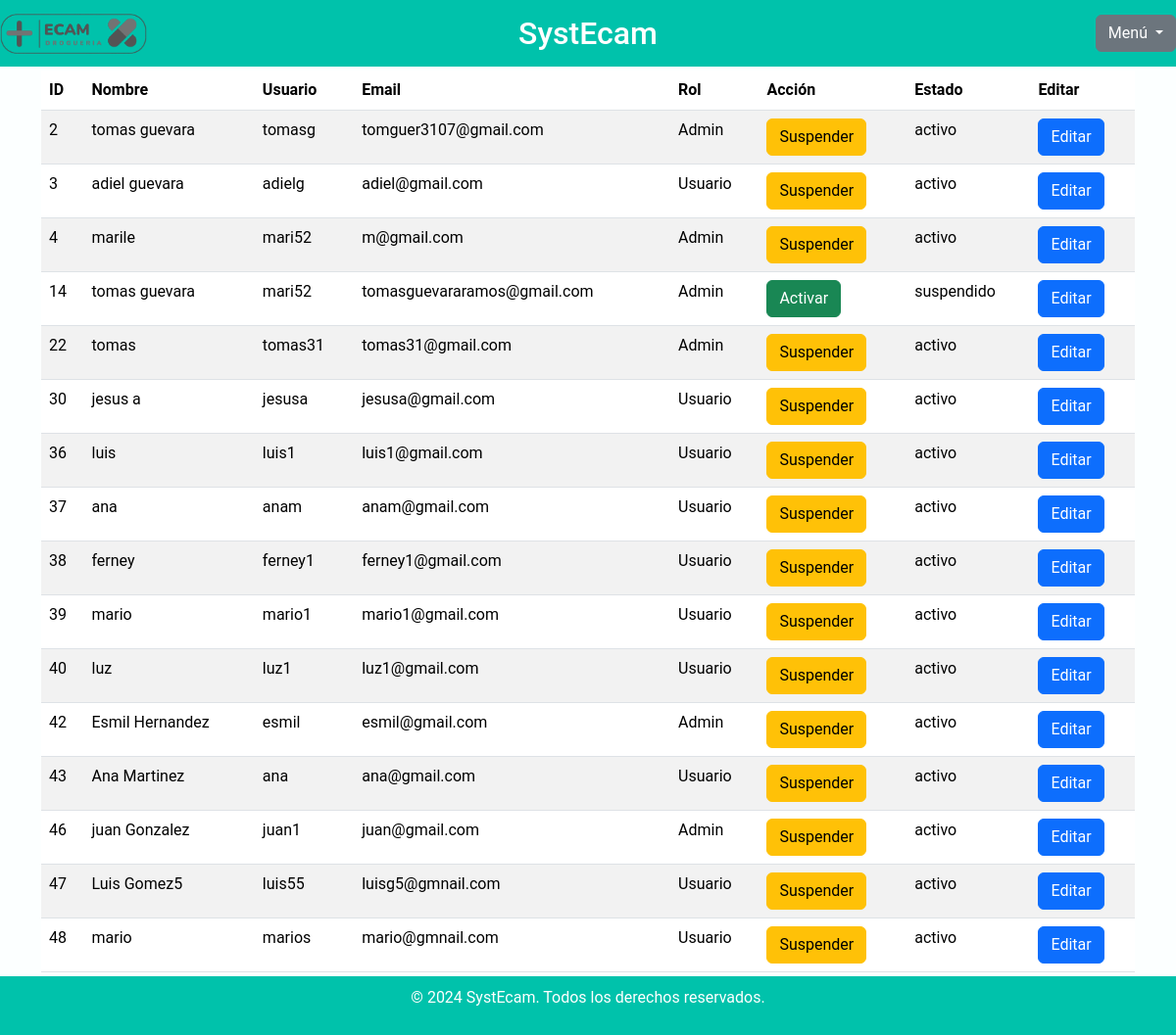
The app's page /usuarios.php (signed in), older data.
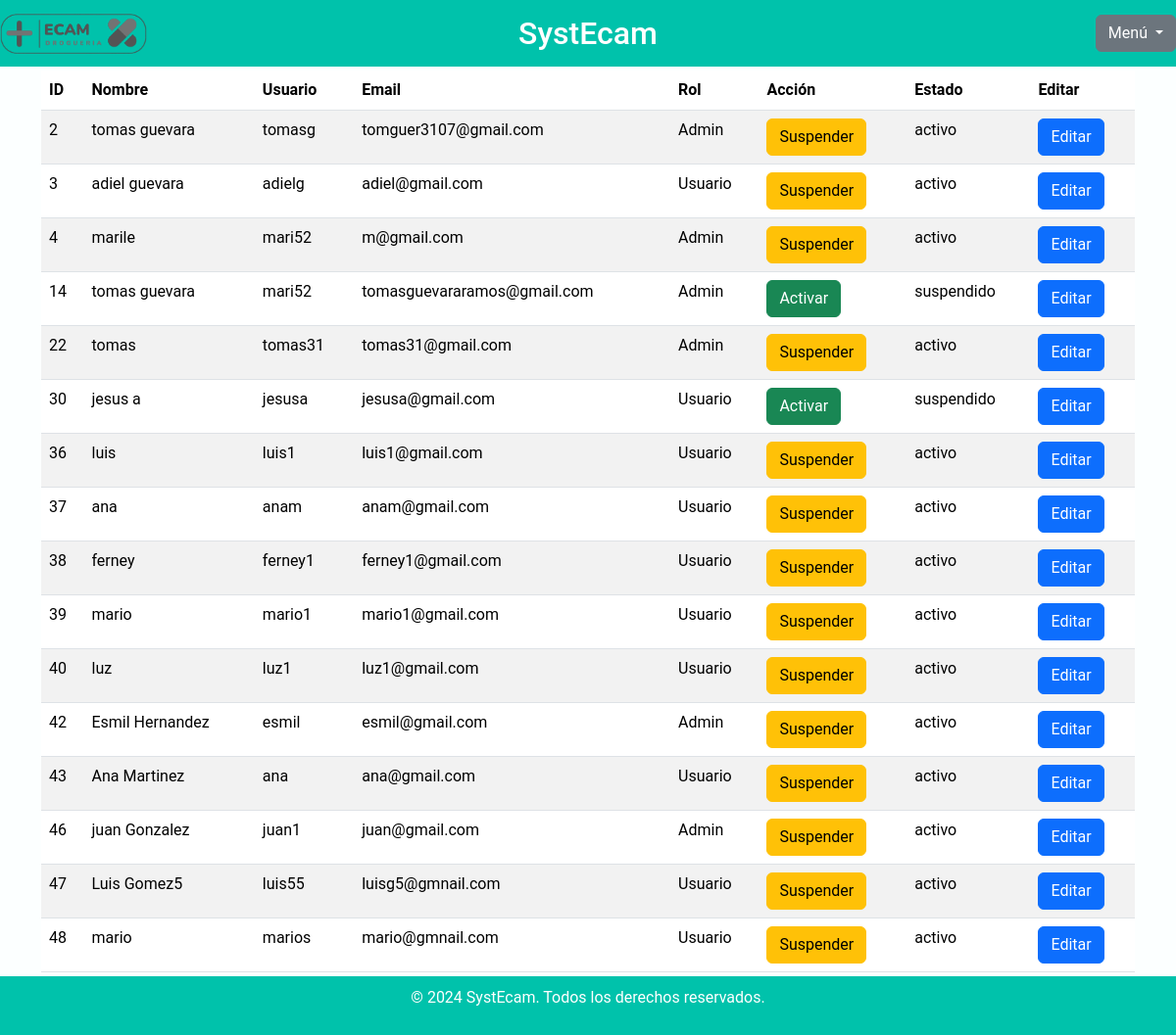
The same page, newer data.
### tables this page shows
CREATE TABLE `usuarios` (
  `id` int(45) NOT NULL,
  `nombre` varchar(45) NOT NULL,
  `usuario` varchar(45) NOT NULL,
  `email` varchar(45) NOT NULL,
  `pass` varchar(255) NOT NULL,
  `roles_id` int(45) NOT NULL,
  `estado` enum('activo','suspendido') DEFAULT 'activo'
);

### usuarios.php (the view, shortened to what this page needs)
<?php
require_once("BaseDatos/Conexion.php");
$sql = "SELECT * FROM usuarios";
$stmt = $conn->prepare($sql);
$stmt->execute();
$result = $stmt->get_result();
?>
<!DOCTYPE html>
<html lang="es">
<head>
    <link href="https://cdn.jsdelivr.net/npm/bootstrap@5.3.3/dist/css/bootstrap.min.css" rel="stylesheet">
    <link rel="stylesheet" href="css/styusuario.css">
</head>
<body>
<header>
    <div class="header-container">
        <img src="img/logo.png" alt="SystEcam" class="logo">
        <h1 class="nombre-software"><a href="modulos.php" style="text-decoration: none; color: inherit;">SystEcam</a></h1>
        <div class="dropdown" style="position: absolute; right: 0;">
            <button class="btn btn-secondary dropdown-toggle" type="button" data-bs-toggle="dropdown" aria-expanded="false">
                Menú
            </button>
        </div>
    </div>
</header>
<br><br><br>
<div class="container">
    <table class="table table-striped">
        <thead>
            <tr>
                <th>ID</th>
                <th>Nombre</th>
                <th>Usuario</th>
                <th>Email</th>
                <th>Rol</th>
                <th>Acción</th>
                <th>Estado</th>
                <th>Editar</th>
            </tr>
        </thead>
     <tbody>
    <?php
    if ($result->num_rows > 0) {
        while($fila = $result->fetch_assoc()) {
            echo "<tr>";
            echo "<td>" . htmlspecialchars($fila['id']) . "</td>";
            echo "<td>" . htmlspecialchars($fila['nombre']) . "</td>";
            echo "<td>" . htmlspecialchars($fila['usuario']) . "</td>";
            echo "<td>" . htmlspecialchars($fila['email']) . "</td>";
            echo "<td>" . ($fila['roles_id'] == 1 ? 'Admin' : 'Usuario') . "</td>";
            $estadoActual = strtolower($fila['estado']);
            echo "<td>";
            if ($estadoActual === 'activo') {
                echo "<button type='button' class='btn btn-warning' onclick=\"cambiarEstado(" . htmlspecialchars($fila['id']) . ", 'Suspendido')\">";
                echo "Suspender";
            } else {
                echo "<button type='button' class='btn btn-success' onclick=\"cambiarEstado(" . htmlspecialchars($fila['id']) . ", 'Activo')\">";
                echo "Activar";
            }
            echo "</button></td>";
            echo "<td>" . htmlspecialchars($fila['estado']) . "</td>";
            echo "<td><button type='button' class='btn btn-primary btn-edit' data-bs-toggle='modal' data-bs-target='#editModal' ";
            echo "data-id='" . htmlspecialchars($fila['id']) . "' ";
            echo "data-nombre='" . htmlspecialchars($fila['nombre']) . "' ";
            echo "data-usuario='" . htmlspecialchars($fila['usuario']) . "' ";
            echo "data-email='" . htmlspecialchars($fila['email']) . "' ";
            echo "data-rol='" . htmlspecialchars($fila['roles_id']) . "' ";
            echo "data-estado='" . htmlspecialchars($fila['estado']) . "'>";
            echo "Editar</button></td>";
            echo "</tr>";
        }
    } else {
        echo "<tr><td colspan='8'>No hay resultados</td></tr>";
    }
    ?>
</tbody>
    </table>
</div>
<br>
<br>
<footer>
    <p>&copy; 2024 SystEcam. Todos los derechos reservados.</p>
</footer>
</body>
</html>

Row changes from the older to the newer data that the page shows:
changed usuarios "jesus a": estado "activo" → "suspendido"; estado "Suspender" → "Activar"
